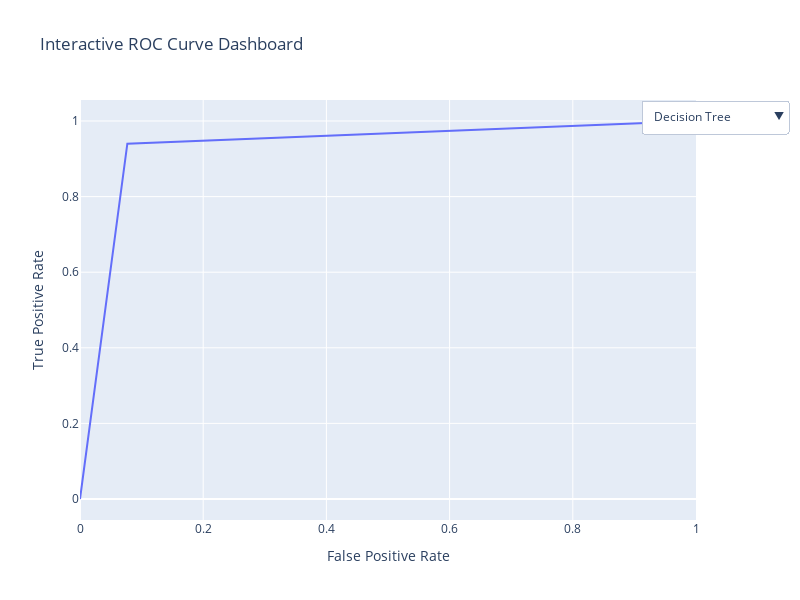

Notebook code cell kept with this figure:
### Code cell
models = {
    "Decision Tree": dt_proba,
    "Random Forest": rf_proba,
    "SVM": svm_proba,
    "Logistic Regression": lg_proba
}

fig = go.Figure()
buttons = []
n_models = len(models)

for i, (name, prob) in enumerate(models.items()):
    fpr, tpr, _ = roc_curve(y_test, prob)
    roc_auc = auc(fpr, tpr)

    # Add trace
    fig.add_scatter(
        x=fpr,
        y=tpr,
        mode="lines",
        name=f"{name} (AUC={roc_auc:.3f})",
        visible=(i == 0),
    )

    #Dropdown visibility for this model
    vis = [False] * n_models
    vis[i] = True
    buttons.append(dict(
        label=name,
        method="update",
        args=[{"visible": vis}]
    ))

fig.update_layout(
    title="Interactive ROC Curve Dashboard",
    xaxis_title="False Positive Rate",
    yaxis_title="True Positive Rate",
    width=800,
    height=600,
    updatemenus=[dict(active=0, buttons=buttons, x=1.15, y=1)],
)

fig.show()

### Figure 1 — Plotly figure (JSON) as saved in the notebook; plotly's stock layout.template omitted (floating-point values rounded to 4 significant figures; data arrays with more than 128 entries replaced by an {"elided": "..."} marker saying what was removed)
{"data": [{"mode": "lines", "name": "Decision Tree (AUC=0.932)", "type": "scatter", "visible": true, "x": [0, 0.07684, 1], "y": [0, 0.9401, 1]}, {"mode": "lines", "name": "Random Forest (AUC=0.992)", "type": "scatter", "visible": false, "x": [0, 0, 0, 0, 0, 0, 0, 0, 0, 0, 0, 0.001025, 0.001025, 0.001025, 0.002049, 0.002049, 0.002049, 0.002049, 0.003074, 0.003074, 0.003074, 0.003074, 0.003074, 0.006148, 0.006148, 0.006148, 0.006148, 0.007172, 0.007172, 0.009221, 0.01025, 0.01127, 0.01127, 0.01127, 0.0123, 0.0123, 0.0123, 0.01639, 0.01639, 0.01844, 0.01844, 0.02049, 0.02254, 0.02357, 0.02766, 0.02971, 0.03074, 0.03279, 0.03586, 0.03893, 0.04098, 0.04508, 0.04816, 0.05225, 0.05328, 0.05533, 0.05943, 0.06148, 0.06762, 0.07172, 0.07172, 0.07582, 0.08197, 0.08607, 0.09836, 0.1025, 0.1076, 0.1127, 0.1168, 0.1178, 0.1281, 0.1352, 0.1475, 0.1537, 0.1629, 0.1701, 0.1803, 0.1947, 0.2049, 0.2141, 0.2234, 0.2398, 0.2572, 0.2715, 0.2766, 0.2869, 0.3043, 0.3166, 0.3391, 0.3648, 0.3863, 0.4068, 0.4344, 0.4703, 0.5041, 0.5441, 0.6178, 0.7203, 1], "y": [0, 0.313, 0.4421, 0.5289, 0.5888, 0.6405, 0.6725, 0.7035, 0.7417, 0.7624, 0.782, 0.7913, 0.8048, 0.813, 0.8182, 0.8306, 0.8347, 0.8461, 0.8564, 0.8616, 0.8719, 0.8771, 0.8812, 0.8833, 0.8895, 0.8946, 0.8967, 0.8988, 0.8998, 0.905, 0.9091, 0.9101, 0.9132, 0.9153, 0.9194, 0.9225, 0.9236, 0.9236, 0.9256, 0.9318, 0.9329, 0.9411, 0.9421, 0.9442, 0.9442, 0.9504, 0.9535, 0.9545, 0.9556, 0.9618, 0.9638, 0.9669, 0.9669, 0.968, 0.968, 0.969, 0.9711, 0.9721, 0.9731, 0.9742, 0.9762, 0.9762, 0.9762, 0.9762, 0.9773, 0.9773, 0.9783, 0.9783, 0.9793, 0.9804, 0.9814, 0.9824, 0.9845, 0.9845, 0.9845, 0.9855, 0.9886, 0.9886, 0.9897, 0.9897, 0.9907, 0.9917, 0.9928, 0.9938, 0.9959, 0.9959, 0.9959, 0.9969, 0.9969, 0.9969, 0.9969, 0.9969, 0.9969, 0.9969, 0.9979, 0.9979, 0.9979, 0.9979, 1]}, {"mode": "lines", "name": "SVM (AUC=0.885)", "type": "scatter", "visible": false, "x": {"elided": "554 float values"}, "y": {"elided": "554 float values"}}, {"mode": "lines", "name": "Logistic Regression (AUC=0.884)", "type": "scatter", "visible": false, "x": {"elided": "529 float values"}, "y": {"elided": "529 float values"}}], "layout": {"height": 600, "title": {"text": "Interactive ROC Curve Dashboard"}, "updatemenus": [{"active": 0, "buttons": [{"args": [{"visible": [true, false, false, false]}], "label": "Decision Tree", "method": "update"}, {"args": [{"visible": [false, true, false, false]}], "label": "Random Forest", "method": "update"}, {"args": [{"visible": [false, false, true, false]}], "label": "SVM", "method": "update"}, {"args": [{"visible": [false, false, false, true]}], "label": "Logistic Regression", "method": "update"}], "x": 1.15, "y": 1}], "width": 800, "xaxis": {"title": {"text": "False Positive Rate"}}, "yaxis": {"title": {"text": "True Positive Rate"}}}}
